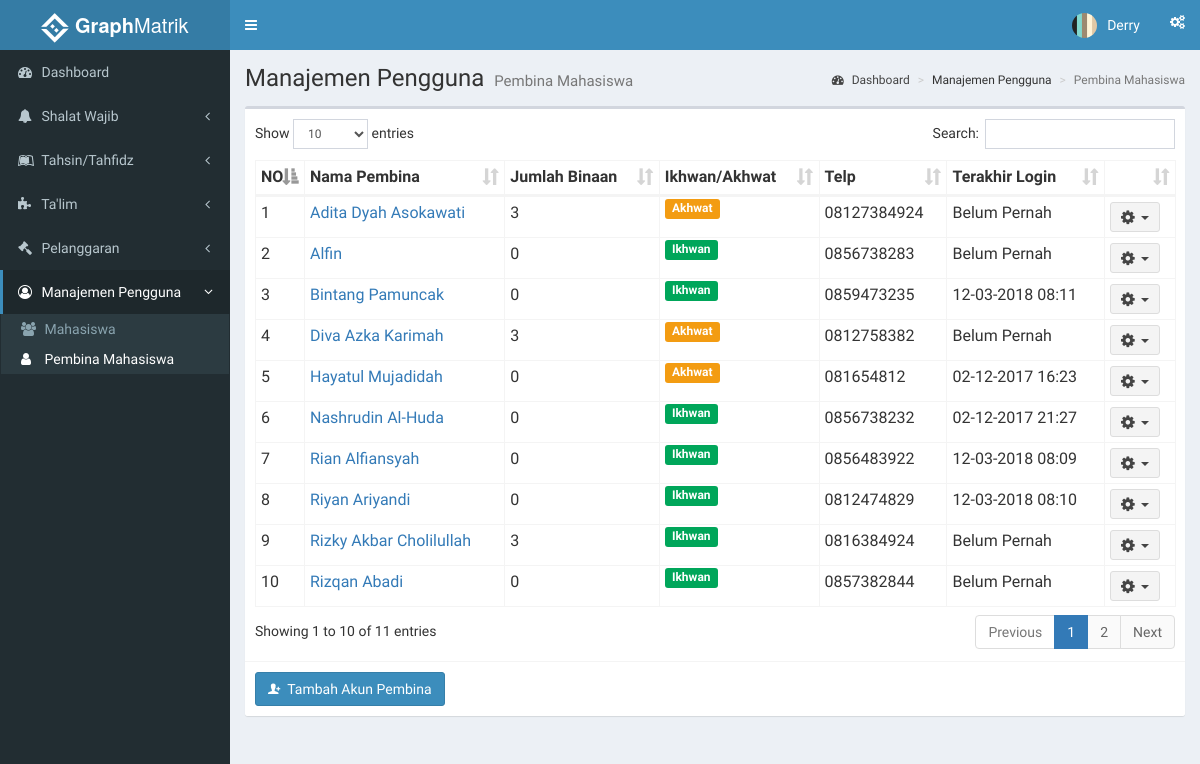
Page /index.php?page=pembina (signed in) on the committed database.
### tables this page shows
CREATE TABLE `pembina` (
  `id_pembina` int(11) NOT NULL,
  `nama` varchar(35) NOT NULL,
  `j_kelamin` varchar(15) DEFAULT NULL,
  `tgl_lahir` date NOT NULL,
  `gelar` varchar(10) DEFAULT NULL,
  `asalkota` varchar(20) DEFAULT NULL,
  `email` varchar(35) NOT NULL,
  `telp` varchar(13) NOT NULL,
  `avatar` varchar(100) DEFAULT NULL,
  `id_user` int(11) NOT NULL
);

CREATE TABLE `users` (
  `id_user` int(11) NOT NULL,
  `username` varchar(30) NOT NULL,
  `password` varchar(50) NOT NULL,
  `password_default` int(1) NOT NULL,
  `level` int(11) NOT NULL,
  `last_login` datetime NOT NULL
);

### functions.php (called while the page is built, shortened)
<?php
	function tampilPembina(){
		$ambildata = mysql_query("SELECT p.*, COUNT(mb.id_mahasiswa) AS 'jml_binaan', u.* FROM pembina p LEFT JOIN m_binaan mb ON p.id_pembina = mb.id_pembina LEFT JOIN users u ON p.id_user = u.id_user GROUP BY p.nama ORDER BY p.nama") or die(mysql_error());
		if (mysql_num_rows($ambildata) > 0) {
			while ($ad = mysql_fetch_assoc($ambildata))
				$data[] = $ad;
				return $data;
		} else{
			echo "Daftar pembina kosong";
		}
	}
 ?>

### role/adminmatrik/pembina.php (the view, shortened to what this page needs)
<?php
  include 'functions.php';
 ?>
    <section class="content-header">
      <h1>
        Manajemen Pengguna
        <small>Pembina Mahasiswa</small>
      </h1>
      <ol class="breadcrumb">
        <li><a href="/simon"><i class="fa fa-dashboard"></i>&nbsp;Dashboard</a></li>
        <li>Manajemen Pengguna</li>
        <li class="active">Pembina Mahasiswa</li>
      </ol>
    </section>
    <section class="content">
      <div class="row">
        <div class="col-xs-12">
          <div class="box">
            <div class="box-body">
              <table id="tablePembina" class="table table-bordered table-hover table-condensed">
                <thead>
                  <tr>
                    <th>NO</th>
                    <th>Nama Pembina</th>
                    <th>Jumlah Binaan</th>
                    <th>Ikhwan/Akhwat</th>
                    <th>Telp</th>
                    <th>Terakhir Login</th>
                    <th></th>
                  </tr>
                </thead>
                <tbody>
                  <?php
                    $dataPembina = tampilPembina();
                    $no = 1;
                    foreach($dataPembina as $row){
                   ?>
                <tr>
                  <td><?php echo $no ?></td>
                  <td><?php echo "<a href='index.php?page=pembinadetails&id=".$row['id_user']."'>".$row['nama']."</a>" ?></td>
                  <td><?php echo $row['jml_binaan'] ?></td>
                  <td><?php if($row['j_kelamin'] == 'Ikhwan' || $row['j_kelamin'] == 'Laki-laki'){echo '<span class="label bg-green">Ikhwan</span>';} else if($row['j_kelamin'] == 'Akhwat' || $row['j_kelamin'] == 'Perempuan'){echo '<span class="label bg-yellow">Akhwat</span>';} ?></td>
                  <td><?php echo $row['telp'] ?></td>
                  <td><?php if ($row['last_login'] == '0000-00-00 00:00:00'){ echo 'Belum Pernah';}else{ echo date("d-m-Y H:i", strtotime($row['last_login'])) ;}
                  ?></td>
                  <td>
                    <div class="dropdown">
                      <button class="btn btn-default btn-sm dropdown-toggle " type="button" data-toggle="dropdown">
                        <i class="fa fa-cog fa-lg"></i>&nbsp;&nbsp;<span class="caret"></span>
                      </button>
                    </div>
                  </td>
                </tr>
                  <?php
                    $no++; }
                   ?>
                </tbody>
              </table>
            </div>
            <div class="box-footer">
             <button class="btn btn-primary" data-toggle="modal" data-target="#tambahPembina"><i class="ion ion-person-add"></i>&nbsp;&nbsp;Tambah Akun Pembina</button>
            </div>
          </div>
        </div>
      </div>
    </section>

### rows in the picture
pembina: nama "Adita Dyah Asokawati", jml_binaan "3", j_kelamin "Akhwat", telp "08127384924", shows "Belum Pernah"
pembina: nama "Alfin", jml_binaan "0", j_kelamin "Ikhwan", telp "0856738283", shows "Belum Pernah"
pembina: nama "Bintang Pamuncak", jml_binaan "0", j_kelamin "Ikhwan", telp "0859473235", id_user.last_login "12-03-2018 08:11"
pembina: nama "Diva Azka Karimah", jml_binaan "3", j_kelamin "Akhwat", telp "0812758382", shows "Belum Pernah"
pembina: nama "Hayatul Mujadidah", jml_binaan "0", j_kelamin "Akhwat", telp "081654812", id_user.last_login "02-12-2017 16:23"
pembina: nama "Nashrudin Al-Huda", jml_binaan "0", j_kelamin "Ikhwan", telp "0856738232", id_user.last_login "02-12-2017 21:27"
pembina: nama "Rian Alfiansyah", jml_binaan "0", j_kelamin "Ikhwan", telp "0856483922", id_user.last_login "12-03-2018 08:09"
pembina: nama "Riyan Ariyandi", jml_binaan "0", j_kelamin "Ikhwan", telp "0812474829", id_user.last_login "12-03-2018 08:10"
pembina: nama "Rizky Akbar Cholilullah", jml_binaan "3", j_kelamin "Ikhwan", telp "0816384924", shows "Belum Pernah"
pembina: nama "Rizqan Abadi", jml_binaan "0", j_kelamin "Ikhwan", telp "0857382844", shows "Belum Pernah"

### other values in the picture
$_SESSION['nama'] "Derry"
